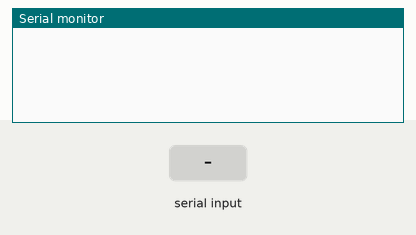
Bench run of a sketch on a simulated ESP32-C6. On the bench: the last lines printed to the serial monitor. The test bench sets the inputs (shaded band).

Above: at 1.2 s.
1.3 s: "-\n" received over Serial
At 2.1 s:
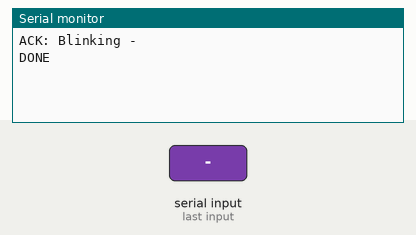
2.8 s: "90 45\n" received over Serial
At 3.2 s:
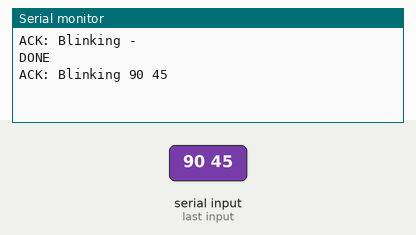

Measured:
- after the input at 1.3 s, the serial monitor: prints a new line at once (image 1)
- after the input at 2.8 s, the serial monitor: prints a new line at once (image 2)

The sketch:

serial_peripheral.ino
```cpp
#include <Arduino.h>

// Support for 'Lolin32 Lite' and 'ESP32-C6-Zero' boards
// Automatically detect the best LED pin for the selected board
#if defined(RGB_BUILTIN)
  #define LED_PIN RGB_BUILTIN
#elif defined(LED_BUILTIN)
  #define LED_PIN LED_BUILTIN
#else
  #define LED_PIN 22 // Default fallback for Lolin32 Lite
#endif

// Morse code timings (in ms)
#define DOT_DURATION 200
#define DASH_DURATION (DOT_DURATION * 3)
#define SYMBOL_SPACE DOT_DURATION
#define LETTER_SPACE (DOT_DURATION * 3)
#define WORD_SPACE (DOT_DURATION * 7)

// Morse code dictionary for A-Z and 0-9
const char* const morse_alphabet[] = {
  ".-",   // A
  "-...", // B
  "-.-.", // C
  "-..",  // D
  ".",    // E
  "..-.", // F
  "--.",  // G
  "....", // H
  "..",   // I
  ".---", // J
  "-.-",  // K
  ".-..", // L
  "--",   // M
  "-.",   // N
  "---",  // O
  ".--.", // P
  "--.-", // Q
  ".-.",  // R
  "...",  // S
  "-",    // T
  "..-",  // U
  "...-", // V
  ".--",  // W
  "-..-", // X
  "-.--", // Y
  "--.."  // Z
};

const char* const morse_numbers[] = {
  "-----", // 0
  ".----", // 1
  "..---", // 2
  "...--", // 3
  "....-", // 4
  ".....", // 5
  "-....", // 6
  "--...", // 7
  "---..", // 8
  "----."  // 9
};

void blink_symbol(bool is_dash) {
  digitalWrite(LED_PIN, HIGH);
  delay(is_dash ? DASH_DURATION : DOT_DURATION);
  digitalWrite(LED_PIN, LOW);
  delay(SYMBOL_SPACE);
}

void blink_string(const char* symbols) {
  for (int i = 0; symbols[i] != '\0'; i++) {
    blink_symbol(symbols[i] == '-');
  }
}

void blink_letter(char c) {
  c = toupper(c);

  if (c >= 'A' && c <= 'Z') {
    blink_string(morse_alphabet[c - 'A']);
    delay(LETTER_SPACE - SYMBOL_SPACE);
  }
  else if (c >= '0' && c <= '9') {
    blink_string(morse_numbers[c - '0']);
    delay(LETTER_SPACE - SYMBOL_SPACE);
  }
  else if (c == ' ') {
    delay(WORD_SPACE - LETTER_SPACE);
  }
}

void setup() {
  Serial.begin(115200);
#if !defined(RGB_BUILTIN)
  pinMode(LED_PIN, OUTPUT);
#endif
  digitalWrite(LED_PIN, LOW);
}

void loop() {
  if (Serial.available() > 0) {
    String cmd = Serial.readStringUntil('\n');
    cmd.trim();
    if (cmd.length() > 0) {
      Serial.print("ACK: Blinking ");
      Serial.println(cmd);

      for (int i = 0; i < cmd.length(); i++) {
        blink_letter(cmd[i]);
      }
      Serial.println("DONE");
    }
  }
}
```
